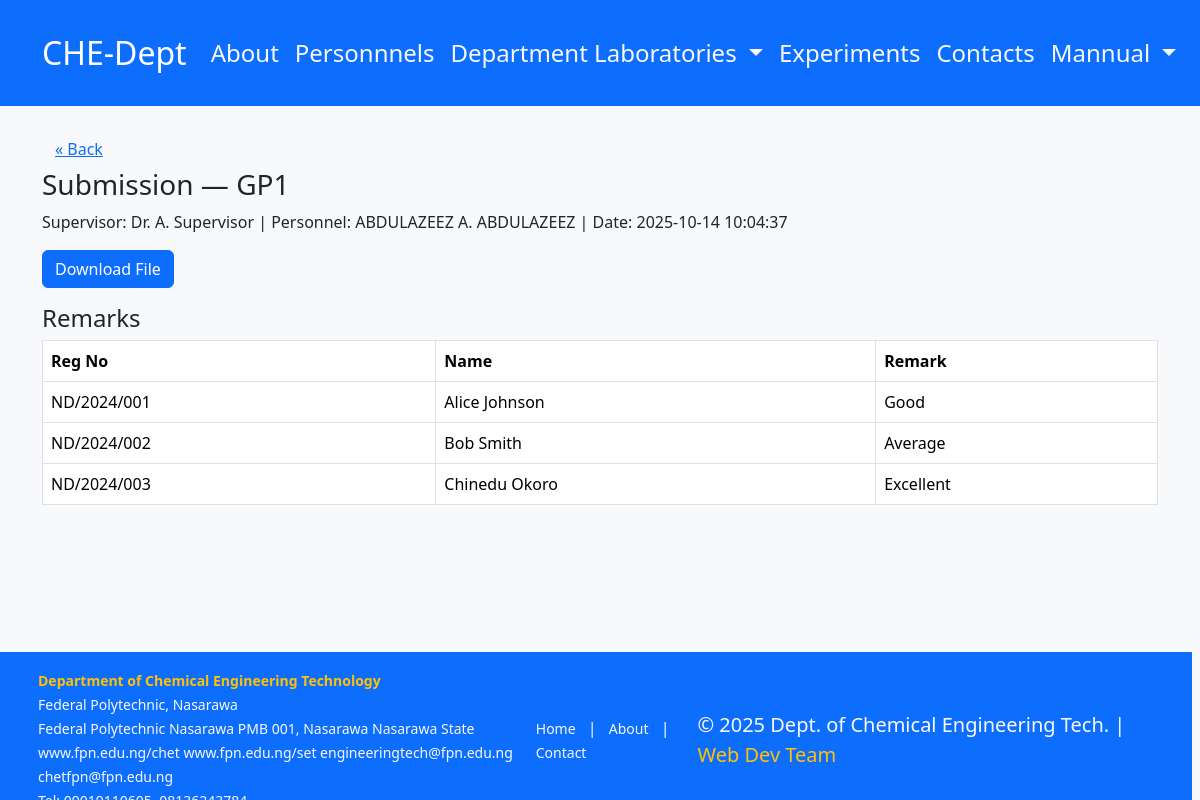
The page /admin/view.php?id=1 (signed in) on the database its author committed.
### tables this page shows
CREATE TABLE IF NOT EXISTS submissions (
  id INT AUTO_INCREMENT PRIMARY KEY,
  group_id VARCHAR(50),
  supervisor_id INT,
  personnel_id INT,
  file_name VARCHAR(255),
  date DATETIME
);

CREATE TABLE IF NOT EXISTS supervisors (
  id INT AUTO_INCREMENT PRIMARY KEY,
  name VARCHAR(255)
);

CREATE TABLE IF NOT EXISTS personnel (
  id INT AUTO_INCREMENT PRIMARY KEY,
  name VARCHAR(255),
  code VARCHAR(50)
);

CREATE TABLE IF NOT EXISTS remarks (
  id INT AUTO_INCREMENT PRIMARY KEY,
  submission_id INT,
  student_id INT,
  remark VARCHAR(50)
);

CREATE TABLE IF NOT EXISTS students (
  id INT AUTO_INCREMENT PRIMARY KEY,
  group_id VARCHAR(50),
  reg_no VARCHAR(100),
  name VARCHAR(255)
);

### admin/view.php (the view, shortened to what this page needs)
<?php
require '../includes/db.php';
$id = $_GET['id'] ?? 0;
$st = $pdo->prepare('SELECT s.*, sp.name as supervisor, p.name as personnel FROM submissions s LEFT JOIN supervisors sp ON s.supervisor_id=sp.id LEFT JOIN personnel p ON s.personnel_id=p.id WHERE s.id = ?');
$st->execute([$id]);
$s = $st->fetch();
$remarks = $pdo->prepare('SELECT r.*, st.reg_no, st.name FROM remarks r JOIN students st ON r.student_id = st.id WHERE r.submission_id = ?');
$remarks->execute([$id]);
$rows = $remarks->fetchAll();
include '../includes/header.php';
?>
<a href="dashboard.php" class="btn btn-link">« Back</a>
<h3>Submission — <?=htmlspecialchars($s['group_id'])?></h3>
<p>Supervisor: <?=htmlspecialchars($s['supervisor'])?> | Personnel: <?=htmlspecialchars($s['personnel'])?> | Date: <?=htmlspecialchars($s['date'])?></p>
<p><a class="btn btn-primary" href="../uploads/<?=rawurlencode($s['file_name'])?>" download>Download File</a></p>
<h4>Remarks</h4>
<table class="table table-bordered"><thead><tr><th>Reg No</th><th>Name</th><th>Remark</th></tr></thead><tbody>
  <?php foreach($rows as $r): ?>
    <tr><td><?=htmlspecialchars($r['reg_no'])?></td><td><?=htmlspecialchars($r['name'])?></td><td><?=htmlspecialchars($r['remark'])?></td></tr>
  <?php endforeach; ?>
</tbody></table>
<div class="container py-5" style="margin-bottom: 10rem;"></div>
<?php include '../includes/footer.php'; ?>

### includes/header.php (shortened to what this page needs)
?><!doctype html><html lang="en"><head><meta charset="utf-8"><meta name="viewport" content="width=device-width,initial-scale=1">
<link href="https://cdn.jsdelivr.net/npm/bootstrap@5.3.2/dist/css/bootstrap.min.css" rel="stylesheet">
<link rel="stylesheet" href="/chem_coursework_pro/assets/style.css">
<link rel="stylesheet" href="/css/style.css">
</head>
<body class="bg-light"><nav class="navbar navbar-expand-lg navbar-dark bg-primary fs-4 p-4">
<div class="container"><a class="navbar-brand fs-2" href="/chem_coursework-pro/index.php">CHE-Dept</a>
<div class="collapse navbar-collapse" id="nav"><ul class="navbar-nav ms-auto">
<li class="nav-item"><a class="nav-link text-light  " href="/chem_coursework-pro/about.php">About</a></li>
<li class="nav-item  "><a class="nav-link text-light " href="/chem_coursework-pro/personnel.php">Personnnels</a></li>
<li class="nav-item dropdown">
          <a class="nav-link dropdown-toggle text-light" href="#" role="button" data-bs-toggle="dropdown" aria-expanded="false">
            Department Laboratories
          </a>
        </li>
<li class="nav-item"><a class="nav-link text-light hover:bg-danger " href="/chem_coursework-pro/experiments.php"> Experiments</a></li>
<li class="nav-item"><a class="nav-link text-light  " href="/chem_coursework-pro/contacts.php"> Contacts</a></li>
<li class="nav-item dropdown">
          <a class="nav-link dropdown-toggle text-light" href="#" role="button" data-bs-toggle="dropdown" aria-expanded="false">
            Mannual
          </a>
        </li>
</ul></div></div></nav><div class="container py-4">

### includes/footer.php (shortened to what this page needs)
</div>
<div class="row  g-2 bg-light d-md-flex d-lg-flex position-fixed bottom-0 start-0 w-100 text-lg-start text-md-center p-lg-1 " style="height:25vh">
<link href="https://cdn.jsdelivr.net/npm/bootstrap@5.3.3/dist/css/bootstrap.min.css" rel="stylesheet">
<footer class="bg-primary text-light py-3 mt-5">
  <div class="container d-flex flex-column flex-md-row justify-content-between align-items-center text-center text-md-start">
    <div class="mb-2 mb-md-0">
      <small class="fw-bold text-warning">Department of Chemical Engineering Technology</small><br>
      <small>Federal Polytechnic, Nasarawa</small><br>
      <small>Federal Polytechnic Nasarawa PMB 001, Nasarawa Nasarawa State</small><br>
      <small> www.fpn.edu.ng/chet www.fpn.edu.ng/set engineeringtech@fpn.edu.ng chetfpn@fpn.edu.ng</small><br>
      <small>Tel: 09019110605, 08136243784</small>
    </div>
    <div class="mb-2 mb-md-0">
      <a href="/chem_coursework-pro/index.php" class="text-light text-decoration-none mx-2 small">Home</a> |
      <a href="/chem_coursework-pro/about.php" class="text-light text-decoration-none mx-2 small">About</a> |
      <a href="/chem_coursework-pro/contacts.php" class="text-light text-decoration-none mx-2 small">Contact</a>
    </div>
    <div>
      <small class="lead">
        &copy; <script>document.write(new Date().getFullYear());</script> Dept. of Chemical Engineering Tech. |
        <span class="text-warning">Web Dev Team</span>
      </small>
    </div>
  </div>
</footer>
</div>
</body>
</html>

### assets/style.css (style rules this page uses)
body { font-family:Arial,Helvetica,sans-serif; }

### rows shown on the page
submissions: group "GP1", supervisor.name "Dr. A. Supervisor", personnel.name "ABDULAZEEZ A. ABDULAZEEZ", date "2025-10-14 10:04:37"
remarks: student.reg_no "ND/2024/001", student.name "Alice Johnson", remark "Good"
remarks: student.reg_no "ND/2024/002", student.name "Bob Smith", remark "Average"
remarks: student.reg_no "ND/2024/003", student.name "Chinedu Okoro", remark "Excellent"
